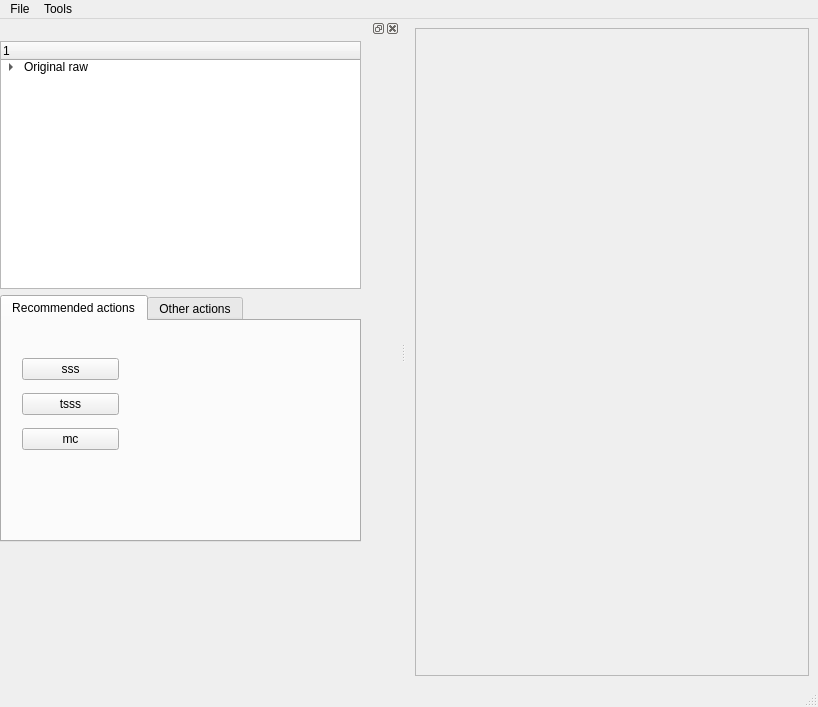
<?xml version="1.0" encoding="UTF-8"?>
<ui version="4.0">
 <class>MainWindow</class>
 <widget class="QMainWindow" name="MainWindow">
  <property name="geometry">
   <rect>
    <x>0</x>
    <y>0</y>
    <width>818</width>
    <height>707</height>
   </rect>
  </property>
  <property name="sizePolicy">
   <sizepolicy hsizetype="Preferred" vsizetype="Maximum">
    <horstretch>0</horstretch>
    <verstretch>0</verstretch>
   </sizepolicy>
  </property>
  <property name="windowTitle">
   <string>MainWindow</string>
  </property>
  <widget class="QWidget" name="centralwidget">
   <layout class="QGridLayout" name="gridLayout">
    <item row="0" column="0">
     <widget class="QFrame" name="frame">
      <property name="frameShape">
       <enum>QFrame::StyledPanel</enum>
      </property>
      <property name="frameShadow">
       <enum>QFrame::Raised</enum>
      </property>
     </widget>
    </item>
   </layout>
  </widget>
  <widget class="QMenuBar" name="menubar">
   <property name="geometry">
    <rect>
     <x>0</x>
     <y>0</y>
     <width>818</width>
     <height>29</height>
    </rect>
   </property>
   <property name="defaultUp">
    <bool>false</bool>
   </property>
   <widget class="QMenu" name="menuFile">
    <property name="title">
     <string>File</string>
    </property>
    <addaction name="actionLoad_file"/>
    <addaction name="actionSave_file"/>
   </widget>
   <widget class="QMenu" name="menuTools">
    <property name="title">
     <string>Tools</string>
    </property>
    <addaction name="actionPreferences"/>
   </widget>
   <addaction name="menuFile"/>
   <addaction name="menuTools"/>
  </widget>
  <widget class="QStatusBar" name="statusbar"/>
  <widget class="QDockWidget" name="dockWidget">
   <property name="sizePolicy">
    <sizepolicy hsizetype="Expanding" vsizetype="Expanding">
     <horstretch>1</horstretch>
     <verstretch>0</verstretch>
    </sizepolicy>
   </property>
   <property name="minimumSize">
    <size>
     <width>400</width>
     <height>41</height>
    </size>
   </property>
   <property name="allowedAreas">
    <set>Qt::BottomDockWidgetArea|Qt::LeftDockWidgetArea</set>
   </property>
   <attribute name="dockWidgetArea">
    <number>1</number>
   </attribute>
   <widget class="QWidget" name="dockWidgetContents">
    <widget class="QWidget" name="">
     <property name="geometry">
      <rect>
       <x>0</x>
       <y>3</y>
       <width>361</width>
       <height>501</height>
      </rect>
     </property>
     <layout class="QVBoxLayout" name="verticalLayout_2">
      <property name="sizeConstraint">
       <enum>QLayout::SetNoConstraint</enum>
      </property>
      <item>
       <widget class="QTreeWidget" name="treeWidget">
        <column>
         <property name="text">
          <string>1</string>
         </property>
        </column>
        <item>
         <property name="text">
          <string>Original raw</string>
         </property>
         <item>
          <property name="text">
           <string>sss</string>
          </property>
         </item>
         <item>
          <property name="text">
           <string>tsss</string>
          </property>
          <item>
           <property name="text">
            <string>high-pass(parameters)</string>
           </property>
          </item>
         </item>
        </item>
       </widget>
      </item>
      <item>
       <widget class="QTabWidget" name="tabWidget">
        <property name="currentIndex">
         <number>0</number>
        </property>
        <widget class="QWidget" name="tabRecommended">
         <property name="accessibleName">
          <string extracomment="dsfsdf"/>
         </property>
         <attribute name="title">
          <string>Recommended actions</string>
         </attribute>
         <widget class="QWidget" name="">
          <property name="geometry">
           <rect>
            <x>20</x>
            <y>30</y>
            <width>97</width>
            <height>107</height>
           </rect>
          </property>
          <layout class="QVBoxLayout" name="verticalLayout">
           <item>
            <widget class="QPushButton" name="pushButton">
             <property name="text">
              <string>sss</string>
             </property>
            </widget>
           </item>
           <item>
            <widget class="QPushButton" name="pushButton_2">
             <property name="text">
              <string>tsss</string>
             </property>
            </widget>
           </item>
           <item>
            <widget class="QPushButton" name="pushButton_3">
             <property name="text">
              <string>mc</string>
             </property>
            </widget>
           </item>
          </layout>
         </widget>
         <zorder>pushButton</zorder>
         <zorder>pushButton_2</zorder>
         <zorder>pushButton_3</zorder>
         <zorder>treeWidget</zorder>
        </widget>
        <widget class="QWidget" name="tabOtherActions">
         <attribute name="title">
          <string>Other actions</string>
         </attribute>
        </widget>
       </widget>
      </item>
     </layout>
    </widget>
    <zorder>treeWidget</zorder>
    <zorder>tabWidget</zorder>
    <zorder>treeWidget</zorder>
    <zorder>tabWidget</zorder>
    <zorder>treeWidget</zorder>
   </widget>
  </widget>
  <action name="actionLoad_file">
   <property name="text">
    <string>Load file</string>
   </property>
  </action>
  <action name="actionSave_file">
   <property name="text">
    <string>Save file</string>
   </property>
  </action>
  <action name="actionPreferences">
   <property name="text">
    <string>Preferences</string>
   </property>
  </action>
 </widget>
 <resources/>
 <connections>
  <connection>
   <sender>treeWidget</sender>
   <signal>itemDoubleClicked(QTreeWidgetItem*,int)</signal>
   <receiver>MainWindow</receiver>
   <slot>deleteLater()</slot>
   <hints>
    <hint type="sourcelabel">
     <x>172</x>
     <y>143</y>
    </hint>
    <hint type="destinationlabel">
     <x>470</x>
     <y>165</y>
    </hint>
   </hints>
  </connection>
 </connections>
</ui>
